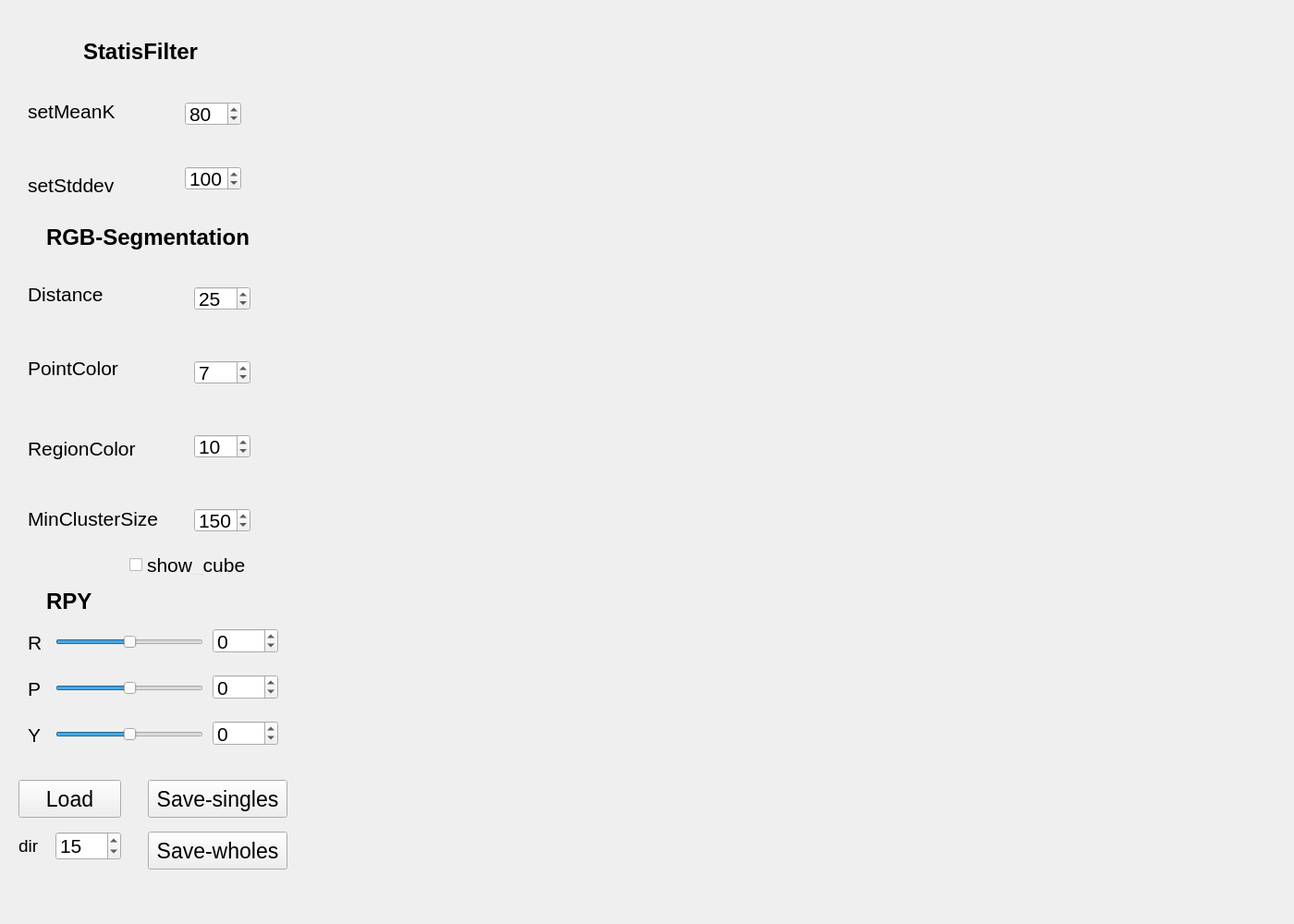
<?xml version="1.0" encoding="UTF-8"?>
<ui version="4.0">
 <class>RGBSegmentation</class>
 <widget class="QMainWindow" name="RGBSegmentation">
  <property name="geometry">
   <rect>
    <x>0</x>
    <y>0</y>
    <width>1400</width>
    <height>1000</height>
   </rect>
  </property>
  <property name="windowTitle">
   <string>RGBSegmentation</string>
  </property>
  <widget class="QWidget" name="centralWidget">
   <widget class="QSpinBox" name="spinBox_1">
    <property name="geometry">
     <rect>
      <x>210</x>
      <y>310</y>
      <width>61</width>
      <height>26</height>
     </rect>
    </property>
    <property name="font">
     <font>
      <pointsize>16</pointsize>
     </font>
    </property>
    <property name="focusPolicy">
     <enum>Qt::ClickFocus</enum>
    </property>
    <property name="maximum">
     <number>1000</number>
    </property>
    <property name="value">
     <number>25</number>
    </property>
   </widget>
   <widget class="QLabel" name="label">
    <property name="geometry">
     <rect>
      <x>30</x>
      <y>310</y>
      <width>151</width>
      <height>17</height>
     </rect>
    </property>
    <property name="font">
     <font>
      <pointsize>16</pointsize>
     </font>
    </property>
    <property name="text">
     <string>Distance</string>
    </property>
   </widget>
   <widget class="QLabel" name="label_2">
    <property name="geometry">
     <rect>
      <x>50</x>
      <y>236</y>
      <width>221</width>
      <height>41</height>
     </rect>
    </property>
    <property name="font">
     <font>
      <pointsize>18</pointsize>
      <weight>75</weight>
      <bold>true</bold>
     </font>
    </property>
    <property name="text">
     <string>RGB-Segmentation</string>
    </property>
   </widget>
   <widget class="QLabel" name="label_3">
    <property name="geometry">
     <rect>
      <x>30</x>
      <y>390</y>
      <width>151</width>
      <height>17</height>
     </rect>
    </property>
    <property name="font">
     <font>
      <pointsize>16</pointsize>
     </font>
    </property>
    <property name="text">
     <string>PointColor</string>
    </property>
   </widget>
   <widget class="QSpinBox" name="spinBox_2">
    <property name="geometry">
     <rect>
      <x>210</x>
      <y>390</y>
      <width>61</width>
      <height>26</height>
     </rect>
    </property>
    <property name="font">
     <font>
      <pointsize>16</pointsize>
     </font>
    </property>
    <property name="focusPolicy">
     <enum>Qt::ClickFocus</enum>
    </property>
    <property name="maximum">
     <number>1000</number>
    </property>
    <property name="value">
     <number>7</number>
    </property>
   </widget>
   <widget class="QLabel" name="label_4">
    <property name="geometry">
     <rect>
      <x>30</x>
      <y>470</y>
      <width>161</width>
      <height>31</height>
     </rect>
    </property>
    <property name="font">
     <font>
      <pointsize>16</pointsize>
     </font>
    </property>
    <property name="text">
     <string>RegionColor</string>
    </property>
   </widget>
   <widget class="QSpinBox" name="spinBox_3">
    <property name="geometry">
     <rect>
      <x>210</x>
      <y>470</y>
      <width>61</width>
      <height>26</height>
     </rect>
    </property>
    <property name="font">
     <font>
      <pointsize>16</pointsize>
     </font>
    </property>
    <property name="focusPolicy">
     <enum>Qt::ClickFocus</enum>
    </property>
    <property name="maximum">
     <number>1000</number>
    </property>
    <property name="value">
     <number>10</number>
    </property>
   </widget>
   <widget class="QLabel" name="label_5">
    <property name="geometry">
     <rect>
      <x>30</x>
      <y>546</y>
      <width>161</width>
      <height>31</height>
     </rect>
    </property>
    <property name="font">
     <font>
      <pointsize>16</pointsize>
     </font>
    </property>
    <property name="text">
     <string>MinClusterSize</string>
    </property>
   </widget>
   <widget class="QSpinBox" name="spinBox_4">
    <property name="geometry">
     <rect>
      <x>210</x>
      <y>550</y>
      <width>61</width>
      <height>26</height>
     </rect>
    </property>
    <property name="font">
     <font>
      <pointsize>16</pointsize>
     </font>
    </property>
    <property name="focusPolicy">
     <enum>Qt::ClickFocus</enum>
    </property>
    <property name="maximum">
     <number>1000</number>
    </property>
    <property name="value">
     <number>150</number>
    </property>
   </widget>
   <widget class="QVTKWidget" name="qvtkWidget" native="true">
    <property name="geometry">
     <rect>
      <x>340</x>
      <y>10</y>
      <width>980</width>
      <height>800</height>
     </rect>
    </property>
   </widget>
   <widget class="QPushButton" name="pushButton_load">
    <property name="geometry">
     <rect>
      <x>20</x>
      <y>844</y>
      <width>111</width>
      <height>41</height>
     </rect>
    </property>
    <property name="font">
     <font>
      <pointsize>17</pointsize>
     </font>
    </property>
    <property name="text">
     <string>Load</string>
    </property>
   </widget>
   <widget class="QPushButton" name="pushButton_save">
    <property name="geometry">
     <rect>
      <x>160</x>
      <y>900</y>
      <width>151</width>
      <height>41</height>
     </rect>
    </property>
    <property name="font">
     <font>
      <pointsize>17</pointsize>
     </font>
    </property>
    <property name="text">
     <string>Save-wholes</string>
    </property>
   </widget>
   <widget class="QPushButton" name="pushButton_savesingles">
    <property name="geometry">
     <rect>
      <x>160</x>
      <y>844</y>
      <width>151</width>
      <height>41</height>
     </rect>
    </property>
    <property name="font">
     <font>
      <pointsize>17</pointsize>
     </font>
    </property>
    <property name="text">
     <string>Save-singles</string>
    </property>
   </widget>
   <widget class="QCheckBox" name="checkBox_cube">
    <property name="geometry">
     <rect>
      <x>140</x>
      <y>600</y>
      <width>151</width>
      <height>22</height>
     </rect>
    </property>
    <property name="font">
     <font>
      <pointsize>16</pointsize>
     </font>
    </property>
    <property name="text">
     <string>show_cube</string>
    </property>
   </widget>
   <widget class="QLabel" name="label_title">
    <property name="geometry">
     <rect>
      <x>90</x>
      <y>40</y>
      <width>171</width>
      <height>31</height>
     </rect>
    </property>
    <property name="font">
     <font>
      <pointsize>18</pointsize>
      <weight>75</weight>
      <bold>true</bold>
     </font>
    </property>
    <property name="text">
     <string>StatisFilter</string>
    </property>
   </widget>
   <widget class="QLabel" name="label_1">
    <property name="geometry">
     <rect>
      <x>30</x>
      <y>110</y>
      <width>121</width>
      <height>20</height>
     </rect>
    </property>
    <property name="font">
     <font>
      <pointsize>16</pointsize>
     </font>
    </property>
    <property name="text">
     <string>setMeanK</string>
    </property>
   </widget>
   <widget class="QSpinBox" name="spinBox_5">
    <property name="geometry">
     <rect>
      <x>200</x>
      <y>110</y>
      <width>61</width>
      <height>26</height>
     </rect>
    </property>
    <property name="font">
     <font>
      <pointsize>16</pointsize>
     </font>
    </property>
    <property name="minimum">
     <number>-500</number>
    </property>
    <property name="maximum">
     <number>500</number>
    </property>
    <property name="value">
     <number>80</number>
    </property>
   </widget>
   <widget class="QSpinBox" name="spinBox_6">
    <property name="geometry">
     <rect>
      <x>200</x>
      <y>180</y>
      <width>61</width>
      <height>26</height>
     </rect>
    </property>
    <property name="font">
     <font>
      <pointsize>16</pointsize>
     </font>
    </property>
    <property name="maximum">
     <number>1000</number>
    </property>
    <property name="value">
     <number>100</number>
    </property>
   </widget>
   <widget class="QLabel" name="label_6">
    <property name="geometry">
     <rect>
      <x>30</x>
      <y>180</y>
      <width>141</width>
      <height>41</height>
     </rect>
    </property>
    <property name="font">
     <font>
      <pointsize>16</pointsize>
     </font>
    </property>
    <property name="text">
     <string>setStddev</string>
    </property>
   </widget>
   <widget class="QLabel" name="label_21">
    <property name="geometry">
     <rect>
      <x>30</x>
      <y>780</y>
      <width>21</width>
      <height>31</height>
     </rect>
    </property>
    <property name="font">
     <font>
      <pointsize>16</pointsize>
      <weight>50</weight>
      <italic>false</italic>
      <bold>false</bold>
     </font>
    </property>
    <property name="text">
     <string>Y</string>
    </property>
   </widget>
   <widget class="QSlider" name="horizontalSlider_y">
    <property name="geometry">
     <rect>
      <x>60</x>
      <y>780</y>
      <width>160</width>
      <height>29</height>
     </rect>
    </property>
    <property name="minimum">
     <number>-360</number>
    </property>
    <property name="maximum">
     <number>360</number>
    </property>
    <property name="singleStep">
     <number>1</number>
    </property>
    <property name="value">
     <number>0</number>
    </property>
    <property name="orientation">
     <enum>Qt::Horizontal</enum>
    </property>
   </widget>
   <widget class="QSlider" name="horizontalSlider_r">
    <property name="geometry">
     <rect>
      <x>60</x>
      <y>680</y>
      <width>160</width>
      <height>29</height>
     </rect>
    </property>
    <property name="minimum">
     <number>-360</number>
    </property>
    <property name="maximum">
     <number>360</number>
    </property>
    <property name="singleStep">
     <number>1</number>
    </property>
    <property name="value">
     <number>0</number>
    </property>
    <property name="orientation">
     <enum>Qt::Horizontal</enum>
    </property>
   </widget>
   <widget class="QLabel" name="label_15">
    <property name="geometry">
     <rect>
      <x>50</x>
      <y>640</y>
      <width>51</width>
      <height>21</height>
     </rect>
    </property>
    <property name="font">
     <font>
      <pointsize>18</pointsize>
      <weight>75</weight>
      <italic>false</italic>
      <bold>true</bold>
     </font>
    </property>
    <property name="text">
     <string>RPY</string>
    </property>
   </widget>
   <widget class="QSpinBox" name="spinBox_r">
    <property name="geometry">
     <rect>
      <x>230</x>
      <y>680</y>
      <width>71</width>
      <height>27</height>
     </rect>
    </property>
    <property name="font">
     <font>
      <pointsize>16</pointsize>
     </font>
    </property>
    <property name="minimum">
     <number>-360</number>
    </property>
    <property name="maximum">
     <number>360</number>
    </property>
    <property name="singleStep">
     <number>1</number>
    </property>
    <property name="value">
     <number>0</number>
    </property>
   </widget>
   <widget class="QSpinBox" name="spinBox_p">
    <property name="geometry">
     <rect>
      <x>230</x>
      <y>730</y>
      <width>71</width>
      <height>27</height>
     </rect>
    </property>
    <property name="font">
     <font>
      <pointsize>16</pointsize>
     </font>
    </property>
    <property name="minimum">
     <number>-360</number>
    </property>
    <property name="maximum">
     <number>360</number>
    </property>
    <property name="singleStep">
     <number>1</number>
    </property>
    <property name="value">
     <number>0</number>
    </property>
   </widget>
   <widget class="QLabel" name="label_17">
    <property name="geometry">
     <rect>
      <x>30</x>
      <y>680</y>
      <width>21</width>
      <height>31</height>
     </rect>
    </property>
    <property name="font">
     <font>
      <pointsize>16</pointsize>
      <weight>50</weight>
      <italic>false</italic>
      <bold>false</bold>
     </font>
    </property>
    <property name="text">
     <string>R</string>
    </property>
   </widget>
   <widget class="QSpinBox" name="spinBox_y">
    <property name="geometry">
     <rect>
      <x>230</x>
      <y>780</y>
      <width>71</width>
      <height>27</height>
     </rect>
    </property>
    <property name="font">
     <font>
      <pointsize>16</pointsize>
     </font>
    </property>
    <property name="minimum">
     <number>-360</number>
    </property>
    <property name="maximum">
     <number>360</number>
    </property>
    <property name="singleStep">
     <number>1</number>
    </property>
    <property name="value">
     <number>0</number>
    </property>
   </widget>
   <widget class="QLabel" name="label_19">
    <property name="geometry">
     <rect>
      <x>30</x>
      <y>730</y>
      <width>21</width>
      <height>31</height>
     </rect>
    </property>
    <property name="font">
     <font>
      <pointsize>16</pointsize>
      <weight>50</weight>
      <italic>false</italic>
      <bold>false</bold>
     </font>
    </property>
    <property name="text">
     <string>P</string>
    </property>
   </widget>
   <widget class="QSlider" name="horizontalSlider_p">
    <property name="geometry">
     <rect>
      <x>60</x>
      <y>730</y>
      <width>160</width>
      <height>29</height>
     </rect>
    </property>
    <property name="minimum">
     <number>-360</number>
    </property>
    <property name="maximum">
     <number>360</number>
    </property>
    <property name="singleStep">
     <number>1</number>
    </property>
    <property name="value">
     <number>0</number>
    </property>
    <property name="orientation">
     <enum>Qt::Horizontal</enum>
    </property>
   </widget>
   <widget class="QSpinBox" name="spinBox_num">
    <property name="geometry">
     <rect>
      <x>60</x>
      <y>900</y>
      <width>71</width>
      <height>31</height>
     </rect>
    </property>
    <property name="font">
     <font>
      <pointsize>16</pointsize>
     </font>
    </property>
    <property name="minimum">
     <number>1</number>
    </property>
    <property name="maximum">
     <number>1000</number>
    </property>
    <property name="singleStep">
     <number>1</number>
    </property>
    <property name="value">
     <number>15</number>
    </property>
   </widget>
   <widget class="QLabel" name="label_title_2">
    <property name="geometry">
     <rect>
      <x>20</x>
      <y>900</y>
      <width>31</width>
      <height>31</height>
     </rect>
    </property>
    <property name="font">
     <font>
      <pointsize>14</pointsize>
     </font>
    </property>
    <property name="text">
     <string>dir</string>
    </property>
   </widget>
  </widget>
 </widget>
 <layoutdefault spacing="6" margin="11"/>
 <customwidgets>
  <customwidget>
   <class>QVTKWidget</class>
   <extends>QWidget</extends>
   <header>QVTKWidget.h</header>
  </customwidget>
 </customwidgets>
 <resources/>
 <connections>
  <connection>
   <sender>horizontalSlider_r</sender>
   <signal>sliderMoved(int)</signal>
   <receiver>spinBox_r</receiver>
   <slot>setValue(int)</slot>
   <hints>
    <hint type="sourcelabel">
     <x>173</x>
     <y>713</y>
    </hint>
    <hint type="destinationlabel">
     <x>254</x>
     <y>711</y>
    </hint>
   </hints>
  </connection>
  <connection>
   <sender>horizontalSlider_p</sender>
   <signal>sliderMoved(int)</signal>
   <receiver>spinBox_p</receiver>
   <slot>setValue(int)</slot>
   <hints>
    <hint type="sourcelabel">
     <x>186</x>
     <y>763</y>
    </hint>
    <hint type="destinationlabel">
     <x>261</x>
     <y>764</y>
    </hint>
   </hints>
  </connection>
  <connection>
   <sender>horizontalSlider_y</sender>
   <signal>sliderMoved(int)</signal>
   <receiver>spinBox_y</receiver>
   <slot>setValue(int)</slot>
   <hints>
    <hint type="sourcelabel">
     <x>189</x>
     <y>808</y>
    </hint>
    <hint type="destinationlabel">
     <x>244</x>
     <y>816</y>
    </hint>
   </hints>
  </connection>
  <connection>
   <sender>spinBox_r</sender>
   <signal>valueChanged(int)</signal>
   <receiver>horizontalSlider_r</receiver>
   <slot>setValue(int)</slot>
   <hints>
    <hint type="sourcelabel">
     <x>258</x>
     <y>712</y>
    </hint>
    <hint type="destinationlabel">
     <x>177</x>
     <y>709</y>
    </hint>
   </hints>
  </connection>
  <connection>
   <sender>spinBox_p</sender>
   <signal>valueChanged(int)</signal>
   <receiver>horizontalSlider_p</receiver>
   <slot>setValue(int)</slot>
   <hints>
    <hint type="sourcelabel">
     <x>259</x>
     <y>764</y>
    </hint>
    <hint type="destinationlabel">
     <x>147</x>
     <y>765</y>
    </hint>
   </hints>
  </connection>
  <connection>
   <sender>spinBox_y</sender>
   <signal>valueChanged(int)</signal>
   <receiver>horizontalSlider_y</receiver>
   <slot>setValue(int)</slot>
   <hints>
    <hint type="sourcelabel">
     <x>265</x>
     <y>813</y>
    </hint>
    <hint type="destinationlabel">
     <x>170</x>
     <y>811</y>
    </hint>
   </hints>
  </connection>
 </connections>
</ui>
